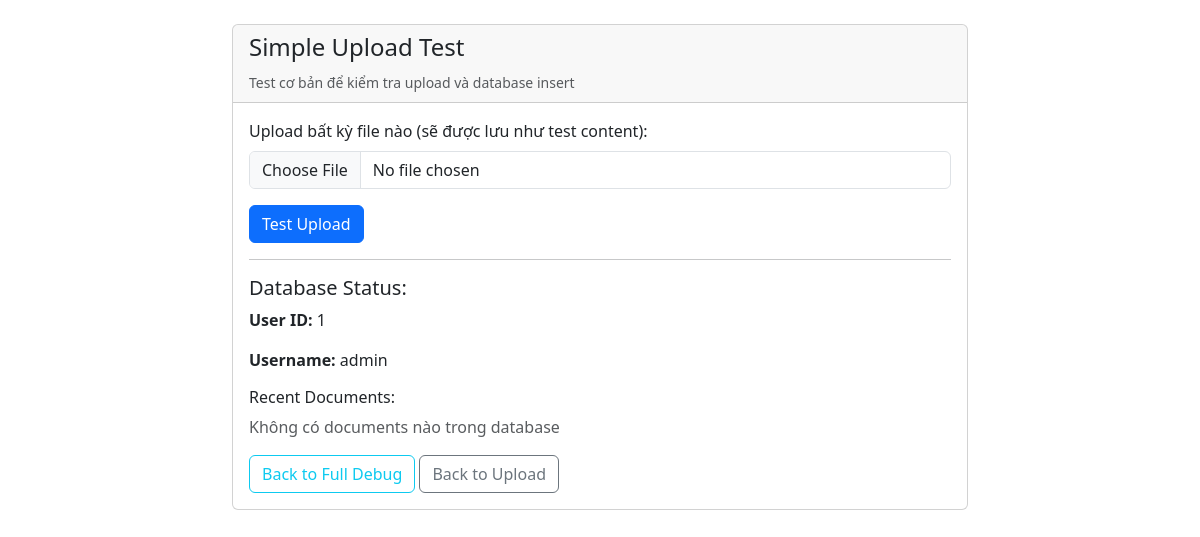
Before: /admin/simple_upload_test.php (signed in) with the older database file.
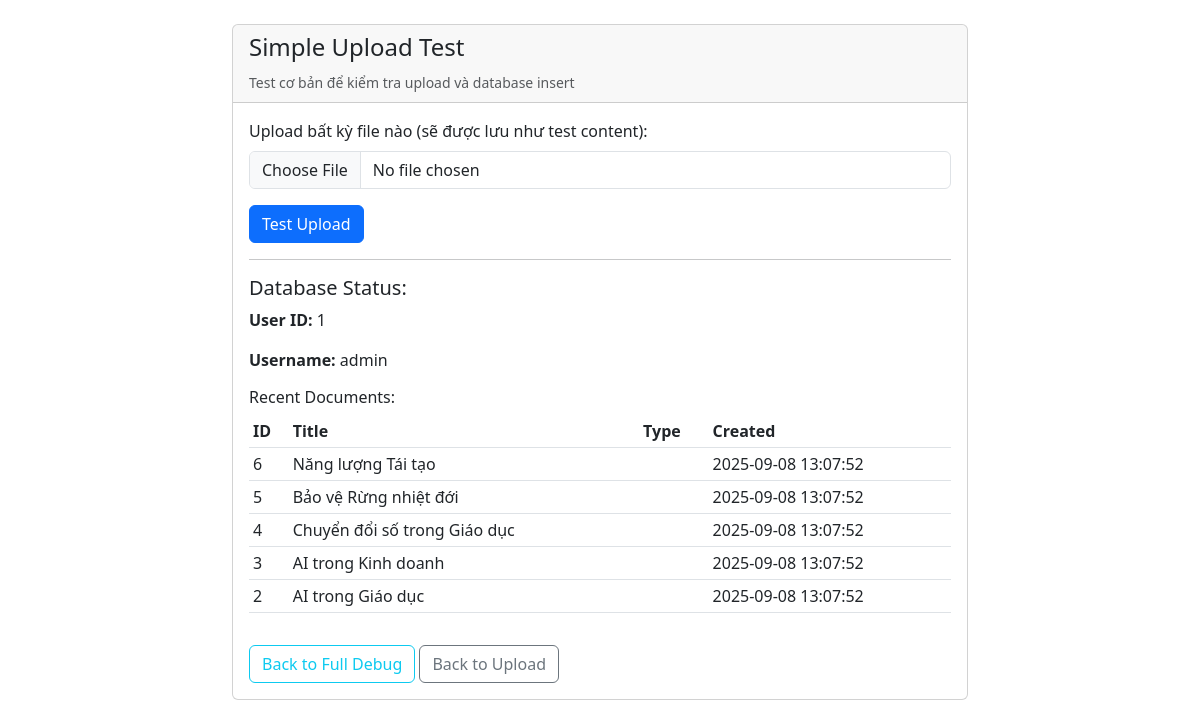
After: the same page with the newer database file.
### tables this page shows
CREATE TABLE `documents` (
  `id` int(11) NOT NULL AUTO_INCREMENT,
  `title` varchar(255) NOT NULL,
  `content` longtext NOT NULL,
  `group_id` int(11) DEFAULT NULL,
  `document_order` int(11) NOT NULL DEFAULT 1,
  `file_path` varchar(500) DEFAULT NULL,
  `file_size` bigint(20) DEFAULT NULL,
  `word_count` int(11) DEFAULT NULL,
  `sentence_count` int(11) DEFAULT NULL,
  `uploaded_by` int(11) DEFAULT NULL,
  `created_at` timestamp NOT NULL DEFAULT CURRENT_TIMESTAMP,
  `updated_at` timestamp NOT NULL DEFAULT CURRENT_TIMESTAMP ON UPDATE CURRENT_TIMESTAMP,
  PRIMARY KEY (`id`),
  KEY `idx_group_id` (`group_id`),
  KEY `idx_uploaded_by` (`uploaded_by`),
  KEY `idx_document_order` (`document_order`),
  KEY `idx_created_at` (`created_at`),
  CONSTRAINT `fk_documents_group` FOREIGN KEY (`group_id`) REFERENCES `document_groups` (`id`) ON DELETE CASCADE,
  CONSTRAINT `fk_documents_uploader` FOREIGN KEY (`uploaded_by`) REFERENCES `users` (`id`) ON DELETE SET NULL
);

### admin/simple_upload_test.php (the view, shortened to what this page needs)
<?php
$database = new Database();
$db = $database->getConnection();
$error = '';
try {
    $stmt = $db->prepare("SELECT id, title, type, created_at FROM documents ORDER BY id DESC LIMIT 5");
    $stmt->execute();
    $recent_docs = $stmt->fetchAll(PDO::FETCH_ASSOC);
} catch (Exception $e) {
    $recent_docs = [];
    $error .= "<br>Database query error: " . $e->getMessage();
}
?>
<!DOCTYPE html>
<html lang="vi">
<head>
    <link href="https://cdnjs.cloudflare.com/ajax/libs/bootstrap/5.3.0/css/bootstrap.min.css" rel="stylesheet">
</head>
<body>
    <div class="container mt-4">
        <div class="row">
            <div class="col-md-8 mx-auto">
                <div class="card">
                    <div class="card-header">
                        <h4>Simple Upload Test</h4>
                        <small class="text-muted">Test cơ bản để kiểm tra upload và database insert</small>
                    </div>
                    <div class="card-body">
                        <form method="POST" enctype="multipart/form-data">
                            <div class="mb-3">
                                <label class="form-label">Upload bất kỳ file nào (sẽ được lưu như test content):</label>
                                <input type="file" class="form-control" name="jsonl_file" required>
                            </div>
                            <button type="submit" class="btn btn-primary">Test Upload</button>
                        </form>
                        <hr>
                        <h5>Database Status:</h5>
                        <p><strong>User ID:</strong> <?php echo $_SESSION['user_id']; ?></p>
                        <p><strong>Username:</strong> <?php echo $_SESSION['username']; ?></p>
                        <h6>Recent Documents:</h6>
                        <?php if (!empty($recent_docs)): ?>
                            <div class="table-responsive">
                                <table class="table table-sm">
                                    <thead>
                                        <tr>
                                            <th>ID</th>
                                            <th>Title</th>
                                            <th>Type</th>
                                            <th>Created</th>
                                        </tr>
                                    </thead>
                                    <tbody>
                                        <?php foreach ($recent_docs as $doc): ?>
                                            <tr>
                                                <td><?php echo $doc['id']; ?></td>
                                                <td><?php echo htmlspecialchars($doc['title']); ?></td>
                                                <td><?php echo $doc['type']; ?></td>
                                                <td><?php echo $doc['created_at']; ?></td>
                                            </tr>
                                        <?php endforeach; ?>
                                    </tbody>
                                </table>
                            </div>
                        <?php else: ?>
                            <p class="text-muted">Không có documents nào trong database</p>
                        <?php endif; ?>
                        <div class="mt-3">
                            <a href="upload_debug.php" class="btn btn-outline-info">Back to Full Debug</a>
                            <a href="upload.php" class="btn btn-outline-secondary">Back to Upload</a>
                        </div>
                    </div>
                </div>
            </div>
        </div>
    </div>
</body>
</html>

Changed rows visible on the page:
added documents: id "6", title "Năng lượng Tái tạo", created_at "2025-09-08 13:07:52"
added documents: id "5", title "Bảo vệ Rừng nhiệt đới", created_at "2025-09-08 13:07:52"
added documents: id "4", title "Chuyển đổi số trong Giáo dục", created_at "2025-09-08 13:07:52"
added documents: id "3", title "AI trong Kinh doanh", created_at "2025-09-08 13:07:52"
added documents: id "2", title "AI trong Giáo dục", created_at "2025-09-08 13:07:52"
Other visible differences:
text no longer shown: "Không có documents nào trong database"
text now shown: "ID Title Type Created"
